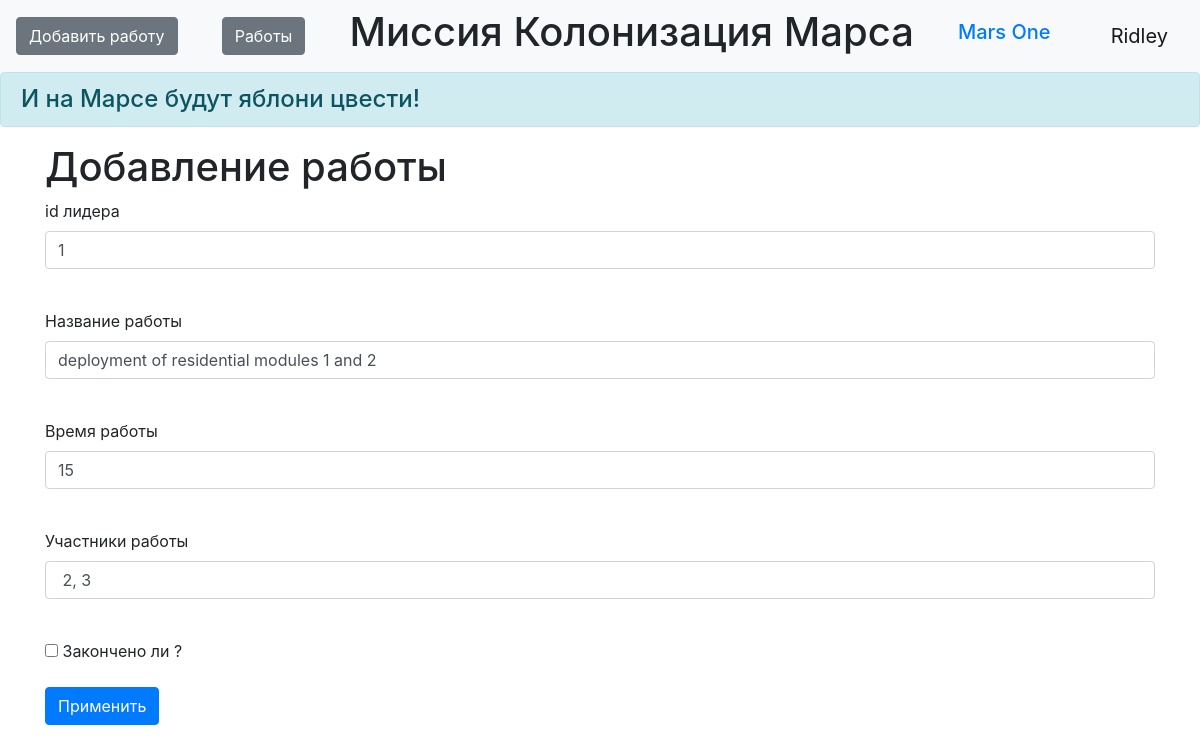
Before: /work/1 (signed in) with the older database file.
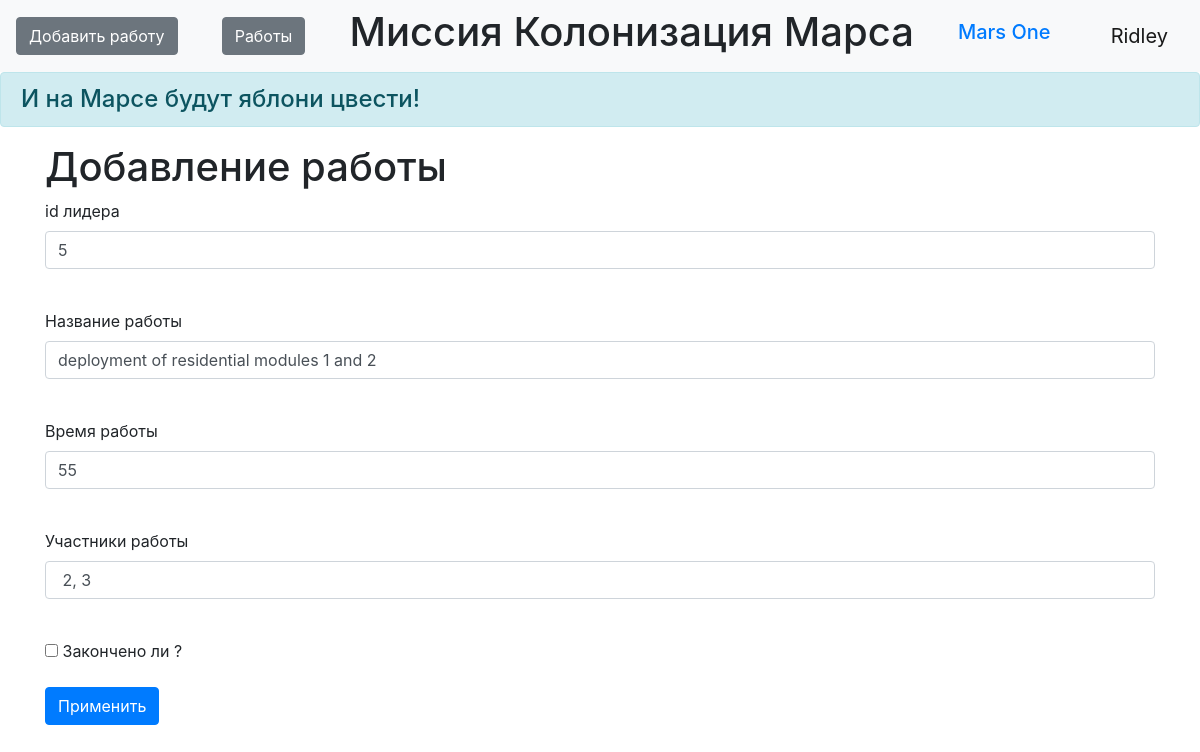
After: the same page with the newer database file.
### data/jobs.py (models this page shows)
class Jobs(SqlAlchemyBase):
    __tablename__ = 'jobs'
    id = sqlalchemy.Column(sqlalchemy.Integer,
                           primary_key=True, autoincrement=True)
    team_leader = sqlalchemy.Column(sqlalchemy.Integer,
                                    sqlalchemy.ForeignKey("users.id"))
    job = sqlalchemy.Column(sqlalchemy.String, nullable=True)
    work_size = sqlalchemy.Column(sqlalchemy.Integer, nullable=True)
    collaborators = sqlalchemy.Column(sqlalchemy.String, nullable=True)
    is_finished = sqlalchemy.Column(sqlalchemy.Boolean, default=True)
    start_date = sqlalchemy.Column(sqlalchemy.DateTime,
                                   default=datetime.datetime.now)
    end_date = sqlalchemy.Column(sqlalchemy.DateTime,
                                 default=datetime.datetime.now)
    user = orm.relationship('User')

### main.py (the view, shortened to what this page needs)
@app.route('/work/<int:id>', methods=['GET', 'POST'])
@login_required
def edit_work(id):
    form = WorksForm()
    if request.method == "GET":
        db_sess = db_session.create_session()
        work = db_sess.query(Jobs).filter(Jobs.id == id,
                                          (Jobs.team_leader == current_user.id) | (current_user.id == 1)
                                          ).first()
        if work:
            form.team_leader.data = work.team_leader
            form.job.data = work.job
            form.work_size.data = work.work_size
            form.collaborators.data = work.collaborators
            form.is_finished.data = work.is_finished
        else:
            abort(404)
    return render_template('work_edit.html',
                           title='Редактирование работы',
                           form=form
                           )

### data/work_forms.py
class WorksForm(FlaskForm):
    team_leader = IntegerField('id лидера', validators=[DataRequired()])
    job = StringField('Название работы', validators=[DataRequired()])
    work_size = IntegerField('Время работы', validators=[DataRequired()])
    collaborators = StringField('Участники работы', validators=[DataRequired()])
    is_finished = BooleanField("Закончено ли ?")
    submit = SubmitField('Применить')

### data/db_session.py (called while the page is built)
def create_session() -> Session:
    global __factory
    return __factory()

### main.py (called while the page is built)
@login_manager.user_loader
def load_user(user_id):
    db_sess = db_session.create_session()
    return db_sess.query(User).get(user_id)

### templates/work_edit.html (shortened to what this page needs)
{% extends "base.html" %}
{% block content %}
<h1>Добавление работы</h1>
<form action="" method="post">
    <p>
        {{ form.team_leader.label }}<br>
        {{ form.team_leader(class="form-control") }}<br>
    </p>
    <p>
        {{ form.job.label }}<br>
        {{ form.job(class="form-control") }}<br>
    </p>
    <p>
        {{ form.work_size.label }}<br>
        {{ form.work_size(class="form-control") }}<br>
    </p>
    <p>
        {{ form.collaborators.label }}<br>
        {{ form.collaborators(class="form-control") }}<br>
    </p>
    <p>{{ form.is_finished() }} {{ form.is_finished.label }}</p>
    <p>{{ form.submit(type="submit", class="btn btn-primary") }}</p>
</form>
{% endblock %}

Changed rows visible on the page:
changed Jobs "deployment of residential modules 1 and 2": team_leader "1" → "5"; work_size "15" → "55"
